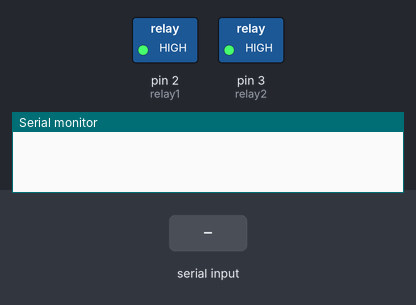
Simulated run of this sketch. Board: Arduino Uno, built with avr-gcc and run on an emulated ATmega328P. Parts: switched loads named in the sketch (green lamp = pin HIGH), the last lines printed to the serial monitor. Inputs (shaded band) come from the test bench.

Above: at 1.2 s.
1.3 s: "A" received over Serial
At 1.7 s:
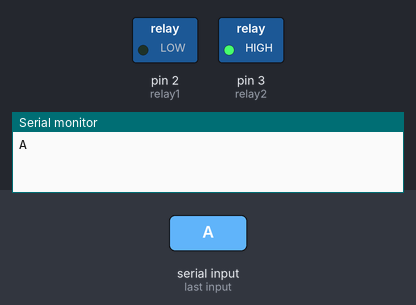
2.8 s: "B" received over Serial
At 4.0 s:
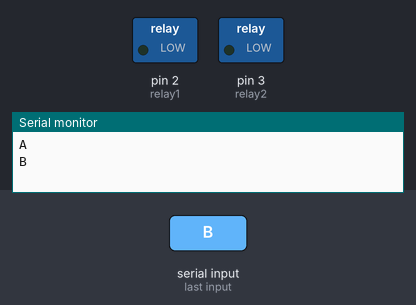
4.3 s: "a" received over Serial
At 5.1 s:
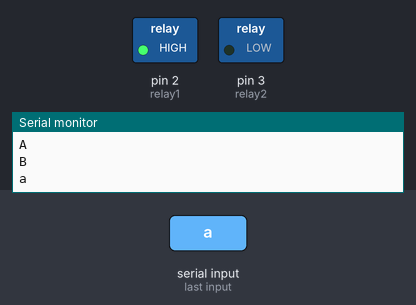
Timing chart, 0 to 7.3 s (numbered marks = the images above; inputs shaded):
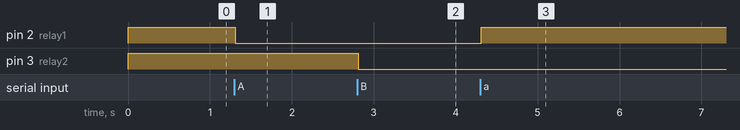

Measured:
- after the input at 1.3 s, pin 2 (relay1): HIGH → LOW at once
- after the input at 2.8 s, pin 3 (relay2): HIGH → LOW at once
- after the input at 4.3 s, pin 2 (relay1): LOW → HIGH at once

The sketch:

HomeAutomation.ino
```cpp
#include <EEPROM.h>

String inputs;
#define relay1 2 //Connect relay1 to pin 9
#define relay2 3 //Connect relay2 to pin 8

void setup()
{
Serial.begin(9600); //Set rate for communicating with phone
pinMode(relay1, OUTPUT); //Set relay1 as an output
pinMode(relay2, OUTPUT); //Set relay2 as an output
digitalWrite(relay1, HIGH); //Switch relay1 off
digitalWrite(relay2, HIGH); //Swtich relay2 off
}
void loop()
{
while(Serial.available()) //Check if there are available bytes to read
{
delay(10); //Delay to make it stable
char c = Serial.read(); //Conduct a serial read
if (c == '#'){
break; //Stop the loop once # is detected after a word
}
inputs += c; //Means inputs = inputs + c
}
if (inputs.length() >0)
{
Serial.println(inputs);

if(inputs == "A")
{
digitalWrite(relay1, LOW);
}
else if(inputs == "a")
{
digitalWrite(relay1, HIGH);
}
else if(inputs == "B")
{
digitalWrite(relay2, LOW);
}
else if(inputs == "b")
{
digitalWrite(relay2, HIGH);
}
else if(inputs == "C")
{
digitalWrite(relay1, LOW);
digitalWrite(relay2, LOW);
}
else if(inputs == "c")
{
digitalWrite(relay1, HIGH);
digitalWrite(relay2, HIGH);
}
inputs="";
}
}
```
